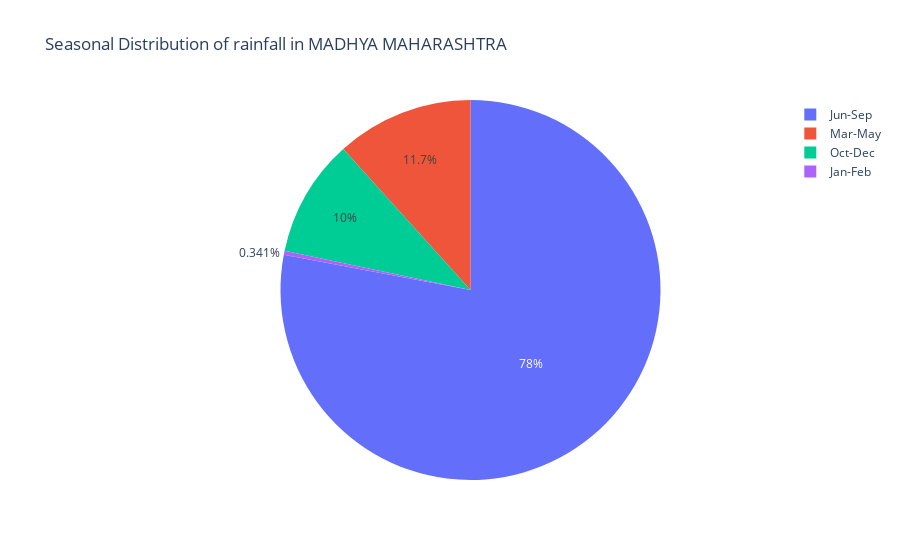

Notebook code cell kept with this figure:
### Code cell
## Seasonal Distribution of rainfall in india for a particular year, subdivision
year = 2015
subdivison = 'MADHYA MAHARASHTRA'
seasonal = ['Jan-Feb', 'Mar-May','Jun-Sep', 'Oct-Dec']
values = subdivision_df[(subdivision_df['YEAR']== year) & (subdivision_df['SUBDIVISION']== subdivison)].loc[:,seasonal].values[0]
fig = px.pie(names=seasonal, values=values,title=f'Seasonal Distribution of rainfall in {subdivison}',labels={
                     "x": "Season",
                     "y": "Rainfall in mm",
                 },)
fig.show()

### Figure 1 — Plotly figure (JSON) as saved in the notebook; plotly's stock layout.template omitted (floating-point values rounded to 4 significant figures)
{"data": [{"domain": {"x": [0, 1], "y": [0, 1]}, "hovertemplate": "label=%{label}<br>value=%{value}<extra></extra>", "labels": ["Jan-Feb", "Mar-May", "Jun-Sep", "Oct-Dec"], "legendgroup": "", "name": "", "showlegend": true, "type": "pie", "values": [2.2, 75.3, 502.5, 64.5]}], "layout": {"legend": {"tracegroupgap": 0}, "title": {"text": "Seasonal Distribution of rainfall in MADHYA MAHARASHTRA"}}}
